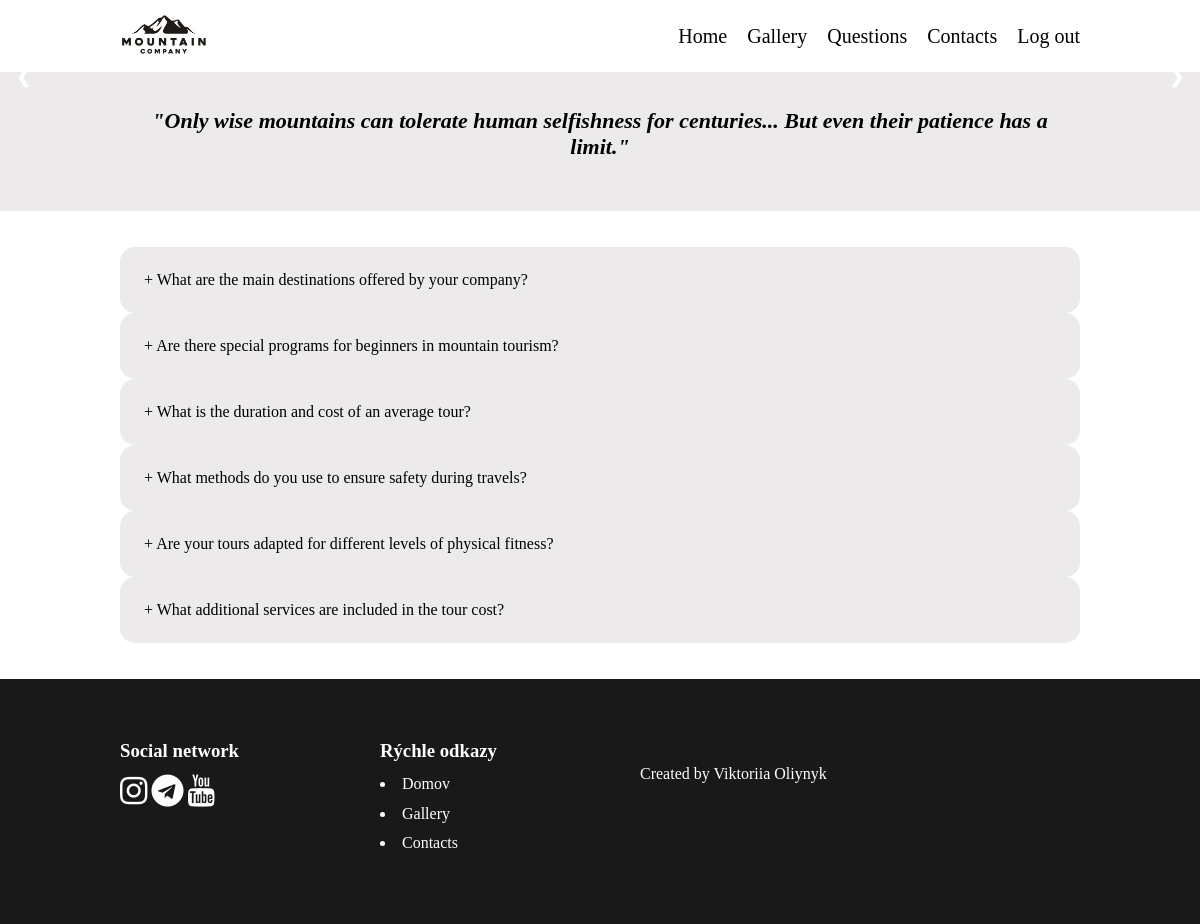
The app's page /templates/questions.php (signed in) with its own data.
### tables this page shows
CREATE TABLE `questions` (
  `id` int(11) NOT NULL,
  `question` text NOT NULL,
  `answer` text NOT NULL
);

### _inc/classes/Database.php (called while the page is built, shortened)
<?php
    class Database{
        private $host = 'localhost';
        private $db_name = 'sj_project';
        private $user_name = 'root';
        private $password = '';
        protected function db_connection(): PDO {
            try {
                $connection = new PDO("mysql:host=" . $this->host . ";dbname=" . $this->db_name .
                                      ";charset=utf8",
                                      $this->user_name,
                                      $this->password);
                $connection->setAttribute(PDO::ATTR_ERRMODE, PDO::ERRMODE_WARNING);
                $connection->setAttribute(PDO::ATTR_DEFAULT_FETCH_MODE,PDO::FETCH_OBJ);
                return $connection;
            } catch(PDOException $e) {
                die("Database connection error: " . $e->getMessage());
            }
        }
    }
?>

### _inc/classes/Question.php (called while the page is built)
<?php
    class Question extends Database{
        private $db;
        public function __construct()
        {
            $this->db = $this->db_connection();
        }
        public function select(){
            try{
                $sql = "SELECT * FROM questions";
                $query =  $this->db->query($sql);
                $questions = $query->fetchAll();
                return $questions;
            }catch(PDOException $e){
                echo $e->getMessage();
            }
        }
    }
?>

### templates/questions.php (the view, shortened to what this page needs)
<?php
include('partials/header.php');
?>
<main>
     <section class="container cont">
        <div class="row_text">
            <div class="col-100 text-center">
                <p class="bottom_text"><strong><em>"Only wise mountains can tolerate human selfishness for centuries... But even their patience has a limit."</em></strong></p>
            </div>
        </div>
        </section>
      <section class="container">
        <?php
        $questions_object = new Question();
          $questions = $questions_object->select();
          for ($i=0;$i<count($questions);$i++){
            echo '<div class="accordion">';
            echo '<div class="question">'.$questions[$i]->question.'</div>';
            echo '</div>';
          }
        ?>
      </section>
  </main>
  <?php
    include_once('partials/footer.php')
  ?>

### assets/css/style.css (style rules this page uses)
html { box-sizing: border-box; }
* { box-sizing: inherit; margin: 0; }
body { font-family: cursive; }
h1,h2,h3,p,a,li { margin-bottom: 0.7em; }
.container { padding:3% 10% 3% 10%; }
.cont { background-color: #e2dfdfa7; }
.text-center { text-align:center; }
.bottom_text { font-size: 22px; }

### assets/css/accordion.css (style rules this page uses)
.question { background-color:#e2dfdfa7; color:black; padding:2.5%; border-radius: 15px; }
.question::before { content: '+ '; }

### records on screen
questions: question "What are the main destinations offered by your company?"
questions: question "Are there special programs for beginners in mountain tourism?"
questions: question "What is the duration and cost of an average tour?"
questions: question "What methods do you use to ensure safety during travels?"
questions: question "Are your tours adapted for different levels of physical fitness?"
questions: question "What additional services are included in the tour cost?"

### other values on screen
$page_name "Home"
$page_name "Gallery"
$page_name "Questions"
$page_name "Contacts"
$page_name "Log out"
$page_name "Domov"
